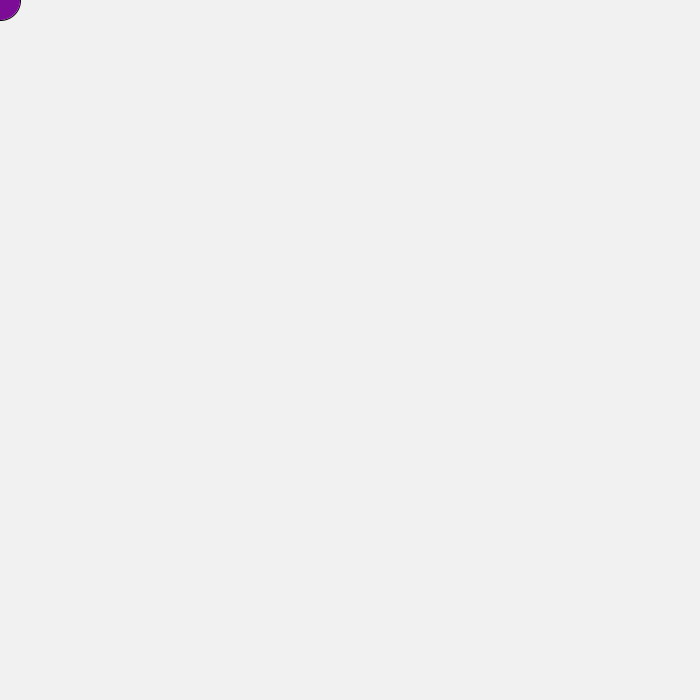
Frame 1 (no input)
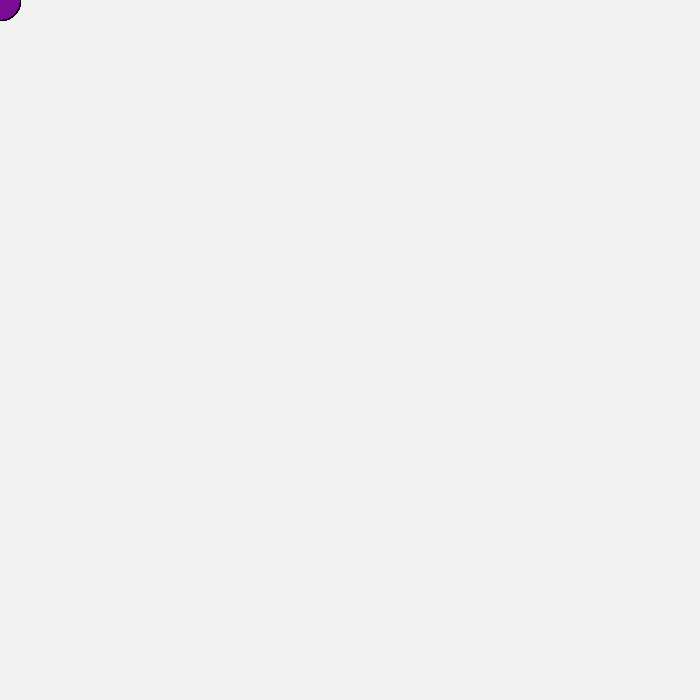
Frame 60 (the mouse pressed at the canvas centre just before this capture)
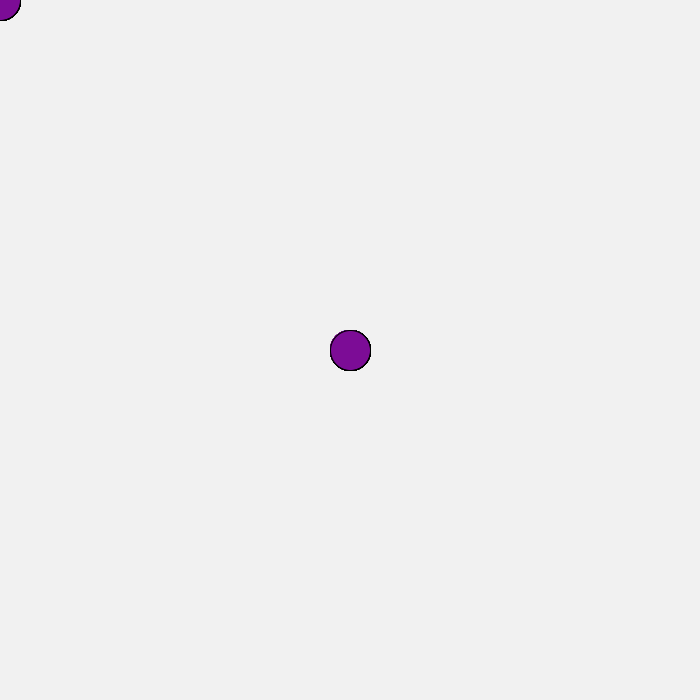
Frame 120 (the mouse held since frame 60 and released just before this capture)

The Processing sketch that drew these frames (run headless with seeded random() and noise(); from frame 60 on, the mouse is pressed at the canvas centre):

// Processing sketch: birdies
// ── birdies.pde
String peak = "redondo";
String featherType = "cuervo";
color featherColor = color(124,12,150); 
String tail = "larga";
String eye = "redondito";
String foot = "negro";
color c;

void setup(){
  size(700,700);
  background(#f1f1f1);


  Bird b0 = new Bird();
  //Bird b1 = new Bird(peak, featherType, featherColor, tail, eye, foot);

  b0.setFeatherColor(featherColor);
  c = b0.getFeatherColor();
}

void draw(){
  fill(c);
  ellipse(mouseX,mouseY,40,40);
}

// ── Bird.pde
class Bird{
  // properties
  private String peak;
  private String featherType;
  private color featherColor;
  private String tail;
  private String eye;
  private String foot;

  void Bird(){
    print("Featureless constructor");
  }
  void Bird(String peak, String featherType, color featherColor,String tail, String eye, String foot){
    this.peak = peak;
    this.featherType = featherType;
    this.featherColor = featherColor;
    this.tail = tail;
    this.eye = eye;
    this.foot = foot;
  }

  // getter functions
  public String getPeak(){
    return this.peak;
  }
  public String getFeatherType(){
    return this.featherType;
  }
  public color getFeatherColor(){
    return this.featherColor;
  }
  public String getTail(){
    return this.tail;
  }
  public String getEye(){
    return this.eye;
  }
  public String getFoot(){
    return this.foot;
  }

  // setter functions
  public void setPeak(String peak){
    this.peak = peak;
  }
  public void setFeatherType(String featherType){
    this.featherType = featherType;
  }
  public void setFeatherColor(color featherColor){
    this.featherColor = featherColor;
  }
  public void setTail(String tail){
    this.tail = tail;
  }
  public void setEye(String eye){
    this.eye = eye;
  }
  public void setFoot(String foot){
    this.foot = foot;
  }
}
